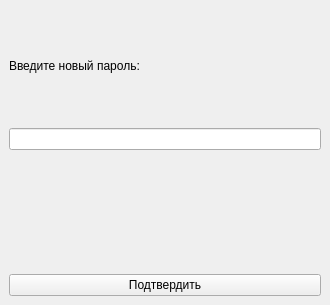
<?xml version="1.0" encoding="UTF-8"?>
<ui version="4.0">
 <class>ChangePasswordWindow</class>
 <widget class="QMainWindow" name="ChangePasswordWindow">
  <property name="geometry">
   <rect>
    <x>0</x>
    <y>0</y>
    <width>330</width>
    <height>305</height>
   </rect>
  </property>
  <property name="windowTitle">
   <string>Смена пароля</string>
  </property>
  <widget class="QWidget" name="centralwidget">
   <layout class="QVBoxLayout" name="verticalLayout">
    <item>
     <widget class="QLabel" name="label">
      <property name="text">
       <string>Введите новый пароль:</string>
      </property>
     </widget>
    </item>
    <item>
     <widget class="QLineEdit" name="passwordLine"/>
    </item>
    <item>
     <widget class="QLabel" name="errorLabel">
      <property name="text">
       <string/>
      </property>
     </widget>
    </item>
    <item>
     <widget class="QPushButton" name="resetPasswordButton">
      <property name="text">
       <string>Подтвердить</string>
      </property>
     </widget>
    </item>
   </layout>
  </widget>
 </widget>
 <resources/>
 <connections/>
</ui>
